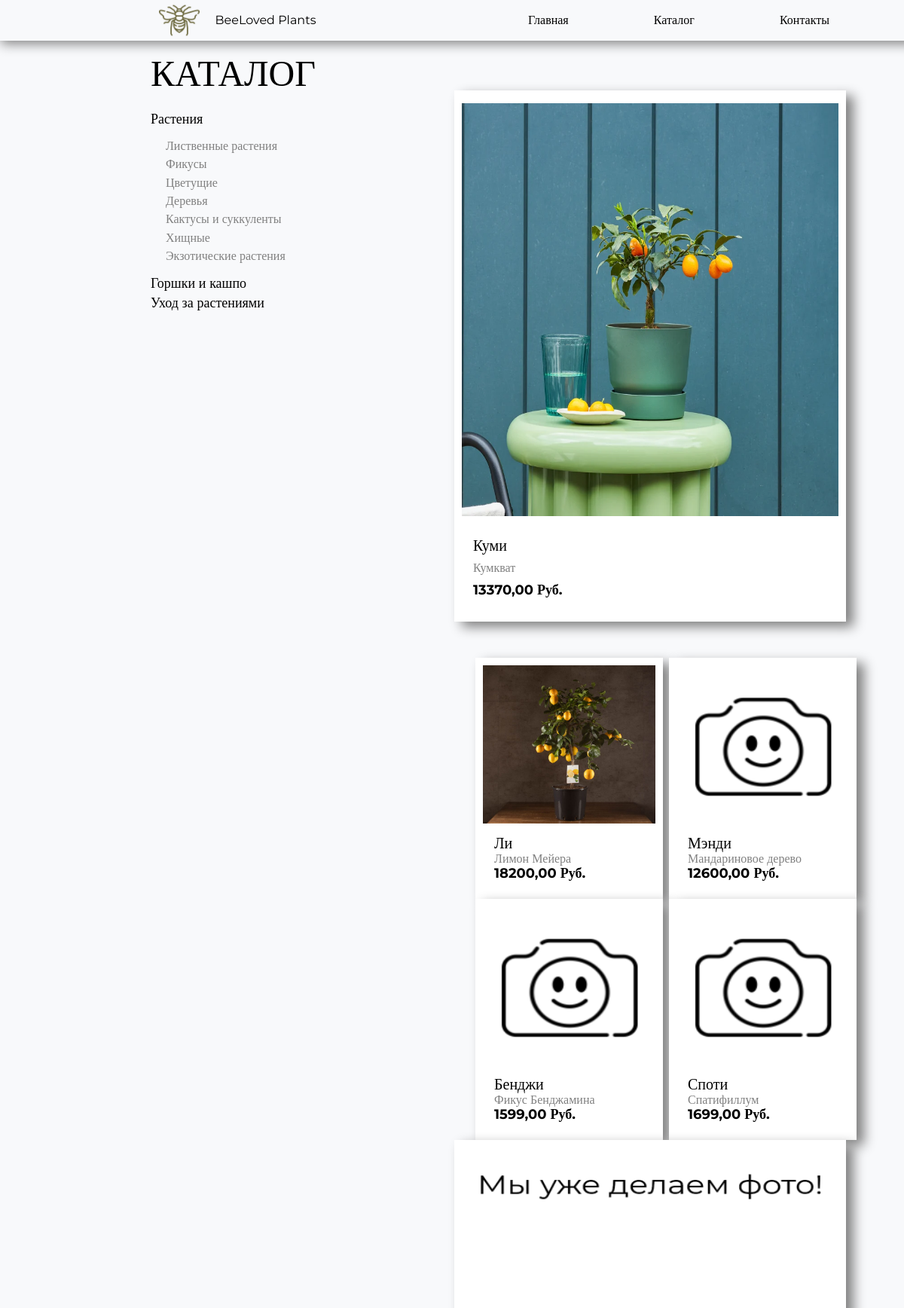
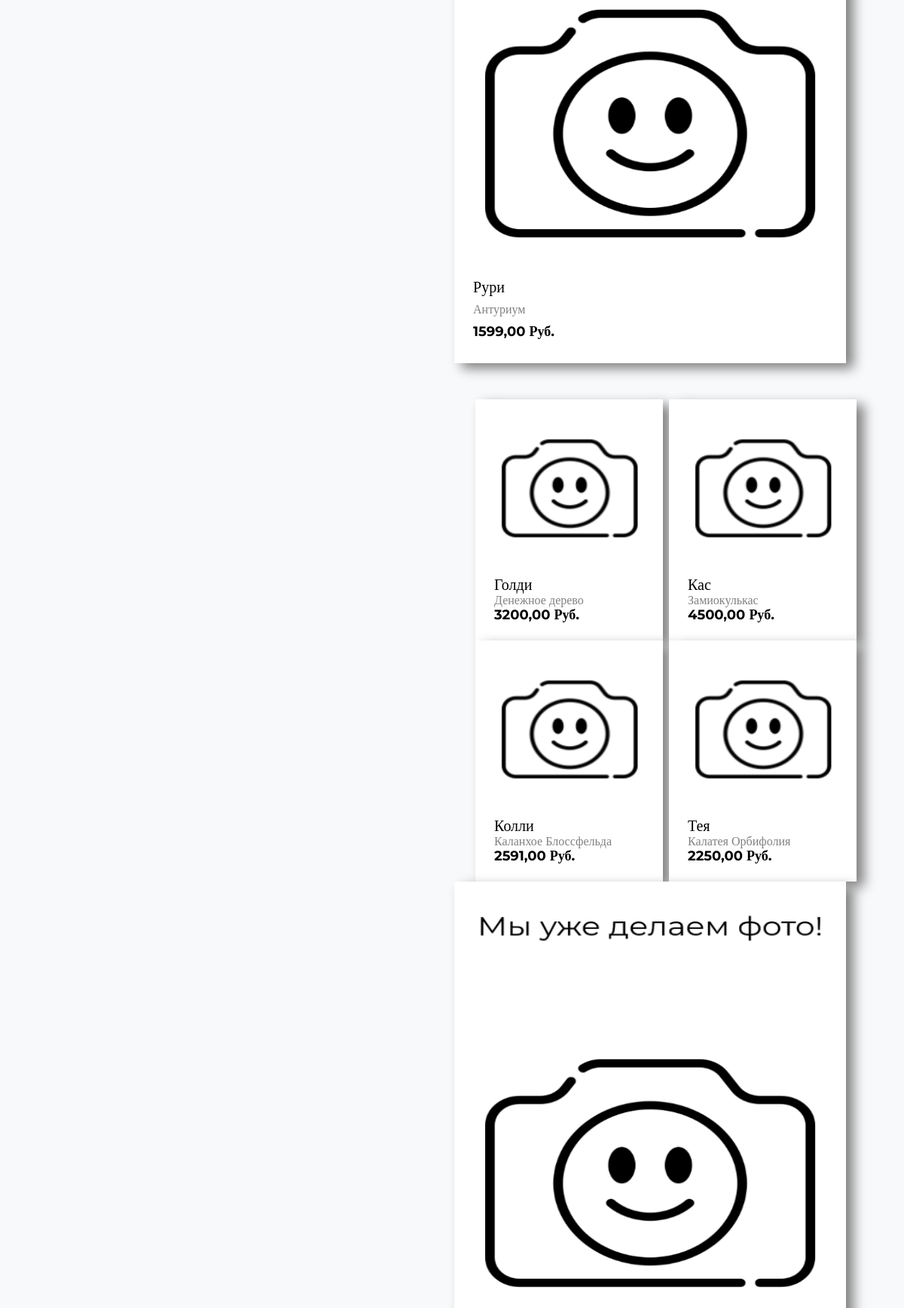
Page /catalog/ (upper part) on the committed database (2 pictures, top to bottom).
### Catalog/models.py (models this page shows, shortened)
class Category(models.Model):
    name = models.CharField(verbose_name="Название категории", max_length=100)
    slug = models.SlugField(verbose_name="Slug", unique=True)
    class Meta:
        verbose_name = 'Категория'
        verbose_name_plural = 'Категории'

class PlantCategory(models.Model):
    name = models.CharField(verbose_name="Название категории растения", max_length=100)
    slug = models.SlugField(verbose_name="Slug", unique=True)
    class Meta:
        verbose_name = 'Категория растений'
        verbose_name_plural = 'Категории растений'

class Product(models.Model):
    category = models.ForeignKey(Category, verbose_name="Категория товара", related_name='products', on_delete=models.CASCADE)
    name = models.CharField(verbose_name="Название товара", max_length=100)
    slug = models.SlugField(verbose_name="Slug", unique=True)
    description = models.TextField(verbose_name="Описание товара", max_length=750)
    plant_name = models.CharField(verbose_name="Имя растения", max_length=30, blank=True)
    plant_category = models.ForeignKey(PlantCategory, verbose_name="Категория растения", related_name='products', on_delete=models.CASCADE, blank=True)
    price = models.DecimalField(verbose_name="Цена товара", max_digits=8, decimal_places=2)
    available = models.BooleanField(verbose_name="Доступно к продаже", default=True)
    main_image = models.ImageField(verbose_name="Главное изображение", upload_to='products/', blank=True)
    class Meta:
        verbose_name = 'Товар'
        verbose_name_plural = 'Товары'

### Catalog/views.py (the view)
# urls.py: path('', views.product_list, name='product_list'),
def product_list(request, category_slug=None, plant_category_slug=None):
    category = ''
    plant_category = ''
    products = Product.objects.filter(available=True)
    categories = Category.objects.all()
    plant_categories = PlantCategory.objects.all()
    if category_slug:
        category = get_object_or_404(Category, slug=category_slug)
        products = products.filter(category=category)
    if plant_category_slug:
        plant_category = get_object_or_404(PlantCategory, slug=plant_category_slug)
        products = products.filter(plant_category=plant_category)
    return render(request, 'catalog.html', {
        'category': category,
        'plant_category': plant_category,
        'products': products,
        'categories': categories,
        'plant_categories': plant_categories,
    })

### Catalog/templates/catalog.html (shortened to what this page needs)
{% extends 'index.html' %}
{% block content %}
<div class="catalog-wrapper">
    <div class="catalog-aside">
        <div class="catalog-title">
            КАТАЛОГ
        </div>
        <div class="catalog-filters">
            <div class="category">
                {% for category in categories %}
                    <li>
                        <a href="{% url 'Catalog:product_list_by_category' category.slug %}">{{ category.name }}</a>
                    </li>
                    {% if category.name == 'Растения' %}
                        <div class="catalog-plant-categories">
                            {% for plant_category in plant_categories %}
                                <li>
                                    <a href="{% url 'Catalog:product_list_by_category_and_type' category.slug plant_category.slug %}">{{ plant_category.name }}</a>
                                </li>
                            {% endfor %}
                        </div>
                    {% endif %}
                {% endfor %}
            </div>
        </div>
    </div>
    <div class="catalog-content">
        <div class="catalog-cards">
            {% if products %}
                {% for element in products %}
                    {% if forloop.counter0|divisibleby:"5" %}
                        <a href="{% url 'Catalog:product_detail' element.slug %}">
                            <div class="catalog-card catalog-card-large">
                                {% if element.main_image %}
                                    <img class="catalog-card-image-large" src="{{ element.main_image.url }}">
                                {% else %}
                                    <img class="catalog-card-image-large" src="/static/src/none-img.png">
                                {% endif %}
                                <div class="catalog-card-info">
                                    {% if element.plant_name %}
                                        <div class="catalog-card-name">{{ element.plant_name }}</div>
                                    {% endif %}
                                    <div class="catalog-card-sub-name">{{ element.name }}</div>
                                    <div class="catalog-card-price">{{ element.price }} Руб.</div>
                                </div>
                            </div>
                        </a>
                        {% if forloop.counter0|divisibleby:"5" %}
                            <div class="small-columns-container">
                        {% endif %}
                    {% else %}
                            <a href="{% url 'Catalog:product_detail' element.slug %}">
                                <div class="catalog-card catalog-card-small">
                                    {% if element.main_image %}
                                        <img class="catalog-card-image-small" src="{{ element.main_image.url }}">
                                    {% else %}
                                        <img class="catalog-card-image-small" src="/static/src/none-img-small.png">
                                    {% endif %}
                                <div class="catalog-card-info">
                                    <div class="catalog-card-name">{{ element.plant_name }}</div>
                                    <div class="catalog-card-sub-name">{{ element.name }}</div>
                                    <div class="catalog-card-price">{{ element.price }} Руб.</div>
                                </div>
                                </div>
                            </a>
                        {% if forloop.last or forloop.counter0|add:"1"|divisibleby:"5" %}
                            </div>
                        {% endif %}
                    {% endif %}
                {% endfor %}
            {% else %}
                <div class="catalog-empty">
                    Товары данной категории скоро станут доступны к продаже!
                </div>
            {% endif %}
        </div>
    </div>
</div>
{% endblock %}

### templates/index.html (shortened to what this page needs)
<!DOCTYPE html>
<html lang="ru">
<head>
    <link rel="stylesheet" href="/static/normilize.css">
    <link rel="stylesheet" href="/static/style.css">
</head>
<body>
  <header>
    <div class="header-wrapper">
      <div class="header-logo">
        <img src="/static/src/bee-logo.png">
        BeeLoved Plants
      </div>
      <div class="header-menu-center">
        <a href="/">Главная</a>
        <a href="/catalog/">Каталог</a>
        <a href="/contacts">Контакты</a>
      </div>
    </div>
  </header>
  <div class="wrapper">
      <div class="content-wrapper">
        {% block content %}
        {% endblock %}
      </div>
  </div>
</body>
</html>

### static/normilize.css (style rules this page uses)
html { line-height: 1.15; -webkit-text-size-adjust: 100%; }
body { margin: 0; }
a { background-color: transparent; }
img { border-style: none; }

### static/style.css (style rules this page uses)
header { background-color: #F8F9FB; padding: 0px 200px; display: flex; flex-direction: row; justify-content: space-between; position: fixed; top: 0; width: 100%; z-index: 1000; box-shadow: 1px 4px 15px gray; }
header a { color: black; }
.header-wrapper { display: flex; flex-direction: row; justify-content: space-between; align-items: center; width: 1438px; }
.header-logo { display: flex; flex-direction: row; justify-content: space-around; align-items: center; width: 230px; }
.header-menu-center { display: flex; flex-direction: row; justify-content: space-between; width: 400px; }
.header-menu-center a { text-decoration: none; }
html, body { font-family: "Montserrat"; background-color: #F8F9FB; display: flex; flex-direction: column; min-height: 100vh; }
.wrapper { flex-grow: 1; }
.content-wrapper { flex: 1 0 auto; margin: 70px 200px 0px 200px; }
.catalog-wrapper { display: flex; }
.catalog-title { font-size: 48px; }
.catalog-aside { display: flex; flex-direction: column; justify-content: space-between; height: 180px; }
.catalog-filters { padding-top: 20px; }
.catalog-filters li { padding: 3px 0px; list-style-type: none; }
.catalog-filters a { font-size: 18px; color: black; text-decoration: none; }
.catalog-plant-categories { padding: 10px 20px; font-size: 16px; }
.catalog-plant-categories a { color: gray; font-size: 16px; }
.catalog-content { padding-left: 170px; padding-top: 50px; }
.catalog-cards { display: flex; flex-wrap: wrap; flex-direction: row; justify-content: space-around; }
.catalog-cards a { color: black; text-decoration: none; }
.catalog-card { display: flex; flex-direction: column; justify-content: space-around; background-color: white; padding: 10px 10px; box-shadow: 10px 7px 15px gray; }
.catalog-card-image-large { object-fit: obtain; width: 100%; height: 80%; }
.catalog-card-image-small { object-fit: obtain; width: 100%; height: 70%; }
.catalog-card-large { width: 500px; height: 685px; margin-bottom: 48px; }
.small-columns-container { display: flex; flex-wrap: wrap; flex-direction: row; padding-left: 42px; width: 506px; justify-content: space-between; }
.catalog-card-small { width: 229px; height: 300px; }
.catalog-card-info { display: flex; flex-direction: column; height: 80px; justify-content: space-between; padding: 15px; }
.catalog-card-name { font-size: 20px; }
.catalog-card-sub-name { color: gray; }
.catalog-card-price { font-size: 18px; font-weight: 700; }

### rows in the picture
Category: name "Растения"
PlantCategory: name "Лиственные растения"
PlantCategory: name "Фикусы"
PlantCategory: name "Цветущие"
PlantCategory: name "Деревья"
PlantCategory: name "Кактусы и суккуленты"
PlantCategory: name "Хищные"
PlantCategory: name "Экзотические растения"
Category: name "Горшки и кашпо"
Category: name "Уход за растениями"
Product: main_image (picture), plant_name "Куми", name "Кумкват", price "13370,00"
Product: main_image (picture), plant_name "Ли", name "Лимон Мейера", price "18200,00"
Product: plant_name "Мэнди", name "Мандариновое дерево", price "12600,00"
Product: plant_name "Бенджи", name "Фикус Бенджамина", price "1599,00"
Product: plant_name "Споти", name "Спатифиллум", price "1699,00"
Product: plant_name "Рури", name "Антуриум", price "1599,00"
Product: plant_name "Голди", name "Денежное дерево", price "3200,00"
Product: plant_name "Кас", name "Замиокулькас", price "4500,00"
Product: plant_name "Колли", name "Каланхое Блоссфельда", price "2591,00"
Product: plant_name "Тея", name "Калатея Орбифолия", price "2250,00"
